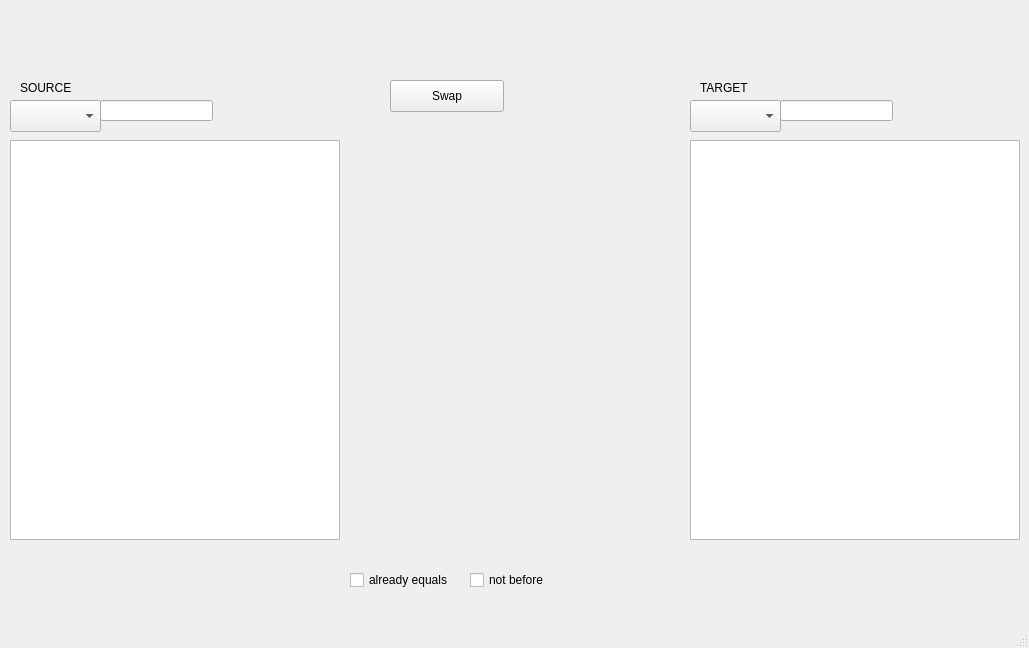
<?xml version="1.0" encoding="UTF-8"?>
<ui version="4.0">
 <class>MainWindow</class>
 <widget class="QMainWindow" name="MainWindow">
  <property name="geometry">
   <rect>
    <x>0</x>
    <y>0</y>
    <width>1029</width>
    <height>648</height>
   </rect>
  </property>
  <property name="windowTitle">
   <string>Filesync</string>
  </property>
  <widget class="QWidget" name="centralwidget">
   <widget class="QPushButton" name="pushButton">
    <property name="geometry">
     <rect>
      <x>390</x>
      <y>80</y>
      <width>114</width>
      <height>32</height>
     </rect>
    </property>
    <property name="text">
     <string>Swap</string>
    </property>
   </widget>
   <widget class="QListWidget" name="listWidget_Source">
    <property name="geometry">
     <rect>
      <x>10</x>
      <y>140</y>
      <width>330</width>
      <height>400</height>
     </rect>
    </property>
   </widget>
   <widget class="QListWidget" name="listWidget_Target">
    <property name="geometry">
     <rect>
      <x>690</x>
      <y>140</y>
      <width>330</width>
      <height>400</height>
     </rect>
    </property>
   </widget>
   <widget class="QComboBox" name="comboBox_Source">
    <property name="geometry">
     <rect>
      <x>10</x>
      <y>100</y>
      <width>91</width>
      <height>32</height>
     </rect>
    </property>
   </widget>
   <widget class="QLabel" name="label_Source">
    <property name="geometry">
     <rect>
      <x>20</x>
      <y>80</y>
      <width>59</width>
      <height>16</height>
     </rect>
    </property>
    <property name="text">
     <string>SOURCE</string>
    </property>
   </widget>
   <widget class="QLabel" name="label_Target">
    <property name="geometry">
     <rect>
      <x>700</x>
      <y>80</y>
      <width>59</width>
      <height>16</height>
     </rect>
    </property>
    <property name="text">
     <string>TARGET</string>
    </property>
   </widget>
   <widget class="QComboBox" name="comboBox_Target">
    <property name="geometry">
     <rect>
      <x>690</x>
      <y>100</y>
      <width>91</width>
      <height>32</height>
     </rect>
    </property>
   </widget>
   <widget class="QCheckBox" name="checkBox">
    <property name="geometry">
     <rect>
      <x>350</x>
      <y>570</y>
      <width>121</width>
      <height>20</height>
     </rect>
    </property>
    <property name="text">
     <string>already equals</string>
    </property>
   </widget>
   <widget class="QCheckBox" name="checkBox_2">
    <property name="geometry">
     <rect>
      <x>470</x>
      <y>570</y>
      <width>87</width>
      <height>20</height>
     </rect>
    </property>
    <property name="text">
     <string>not before</string>
    </property>
   </widget>
   <widget class="QLineEdit" name="lineEdit">
    <property name="geometry">
     <rect>
      <x>100</x>
      <y>100</y>
      <width>113</width>
      <height>21</height>
     </rect>
    </property>
   </widget>
   <widget class="QLineEdit" name="lineEdit_2">
    <property name="geometry">
     <rect>
      <x>780</x>
      <y>100</y>
      <width>113</width>
      <height>21</height>
     </rect>
    </property>
   </widget>
  </widget>
  <widget class="QMenuBar" name="menubar">
   <property name="geometry">
    <rect>
     <x>0</x>
     <y>0</y>
     <width>1029</width>
     <height>22</height>
    </rect>
   </property>
  </widget>
  <widget class="QStatusBar" name="statusbar"/>
 </widget>
 <resources/>
 <connections/>
</ui>
